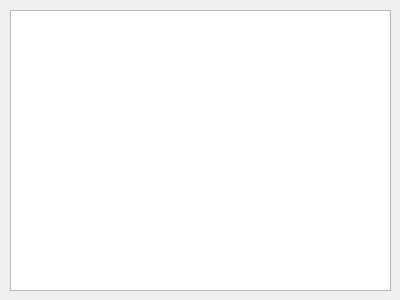
<?xml version="1.0" encoding="UTF-8"?>
<ui version="4.0">
 <class>Form</class>
 <widget class="QWidget" name="Form">
  <property name="geometry">
   <rect>
    <x>0</x>
    <y>0</y>
    <width>400</width>
    <height>300</height>
   </rect>
  </property>
  <property name="sizePolicy">
   <sizepolicy hsizetype="Fixed" vsizetype="Fixed">
    <horstretch>0</horstretch>
    <verstretch>0</verstretch>
   </sizepolicy>
  </property>
  <property name="minimumSize">
   <size>
    <width>400</width>
    <height>300</height>
   </size>
  </property>
  <property name="maximumSize">
   <size>
    <width>400</width>
    <height>300</height>
   </size>
  </property>
  <property name="windowTitle">
   <string>Совет ассистента</string>
  </property>
  <property name="windowIcon">
   <iconset>
    <normaloff>../icons/button_ai.png</normaloff>../icons/button_ai.png</iconset>
  </property>
  <widget class="QTextBrowser" name="textBrowserAI">
   <property name="geometry">
    <rect>
     <x>10</x>
     <y>10</y>
     <width>381</width>
     <height>281</height>
    </rect>
   </property>
   <property name="html">
    <string>&lt;!DOCTYPE HTML PUBLIC &quot;-//W3C//DTD HTML 4.0//EN&quot; &quot;http://www.w3.org/TR/REC-html40/strict.dtd&quot;&gt;
&lt;html&gt;&lt;head&gt;&lt;meta name=&quot;qrichtext&quot; content=&quot;1&quot; /&gt;&lt;style type=&quot;text/css&quot;&gt;
p, li { white-space: pre-wrap; }
&lt;/style&gt;&lt;/head&gt;&lt;body style=&quot; font-family:'MS Shell Dlg 2'; font-size:8.25pt; font-weight:400; font-style:normal;&quot;&gt;
&lt;p style=&quot;-qt-paragraph-type:empty; margin-top:0px; margin-bottom:0px; margin-left:0px; margin-right:0px; -qt-block-indent:0; text-indent:0px; font-size:10pt;&quot;&gt;&lt;br /&gt;&lt;/p&gt;&lt;/body&gt;&lt;/html&gt;</string>
   </property>
  </widget>
 </widget>
 <resources/>
 <connections/>
</ui>
